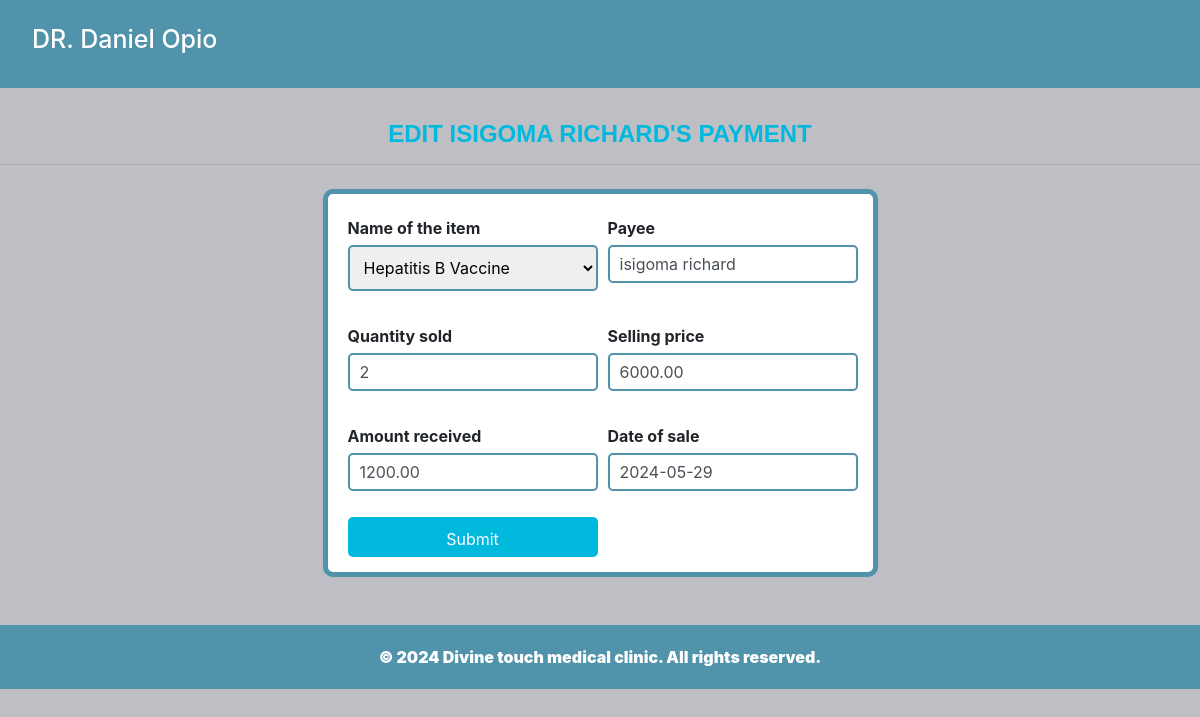
The page /itemedit/1/ on the database as committed earlier.
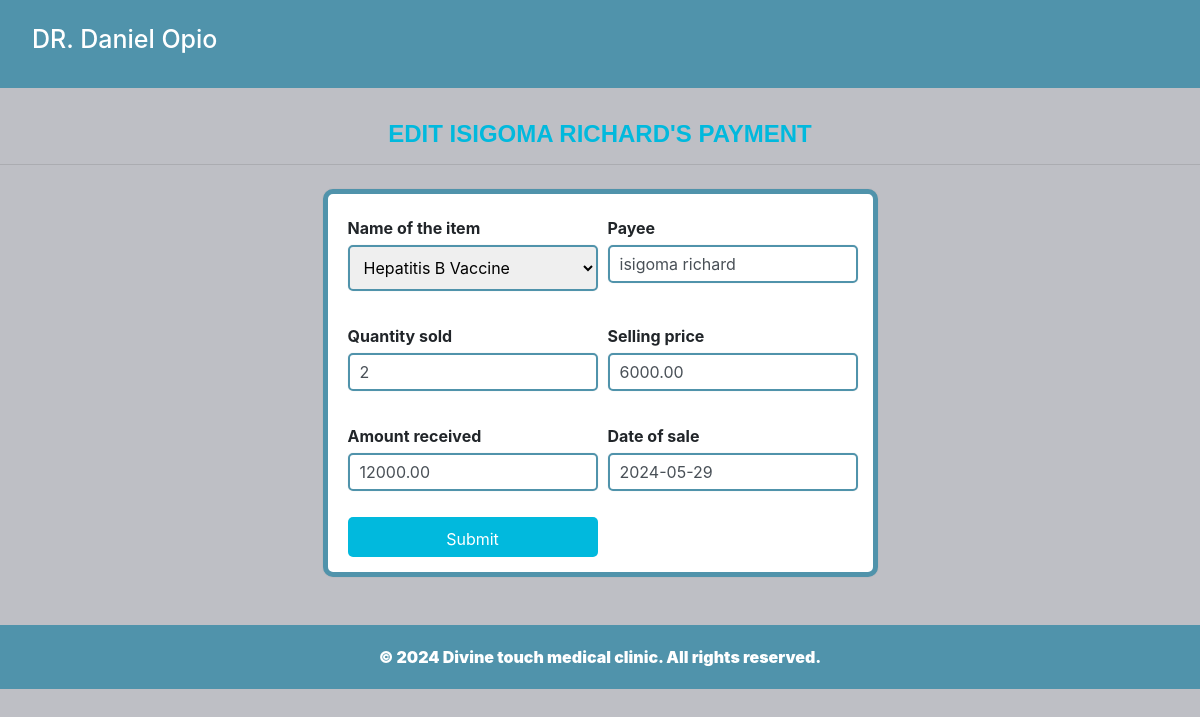
The same page on the database as committed later.
### pharmacyapp/models.py (models this page shows, shortened)
class Salerecord(models.Model):
    name_of_the_item = models.ForeignKey(Divine, on_delete=models.CASCADE ,blank=True)
    payee = models.CharField(max_length=100 , null=True,blank=True)
    quantity_sold = models.IntegerField(default=0, null=True, blank=True)
    Selling_price= models.DecimalField(max_digits=10, decimal_places=2, default=0, null=True, blank=True)
    amount_received = models.DecimalField(max_digits=10, decimal_places=2, default=0, null=True, blank=True)
    date_of_sale = models.DateField(default=timezone.now,null=True,blank=True)
    unit_price = models.DecimalField(max_digits=10, decimal_places=2, default=0, null=True, blank=True)
    amount_due = models.DecimalField(max_digits=10, decimal_places=2, default=0, null=True, blank=True)

### pharmacyapp/views.py (the view)
# urls.py: path('itemedit/<str:pk>/', views.itemedit, name='itemedit'),
def itemedit(request,pk):
    item =get_object_or_404(Salerecord, id=pk)
    if request.method == 'POST':
        form=Sellforms(request.POST,instance=item)
        if form.is_valid():
            form.save()
            print(form)
            return redirect('all_sales')
    else:
        form=Sellforms(instance=item)
    return render(request,'pharmacyapp/itemedit.html',{'form':form, 'item':item})

### pharmacyapp/forms.py
class Sellforms( forms.ModelForm):
    class Meta:
        model = Salerecord
        fields =['name_of_the_item','payee','quantity_sold', 'Selling_price','amount_received','date_of_sale']

### pharmacyapp/models.py (called while the page is built)
    def __str__(self):
        return self.item_name

### pharmacyapp/templates/pharmacyapp/itemedit.html (shortened to what this page needs)
{% extends 'pharmacyapp/base.html'%}
{% load crispy_forms_tags %}
{% load static %}
{% block content %}
<h4 style="text-transform:uppercase"> EDIT  {{item.payee }}'s Payment</h4><hr>
<div class="container">
    <form method="POST" class="sitter-form">
        {{ form | crispy }}
        <button type="submit" class="btn btn-primary" >Submit</button>
    </form>
</div>
{% endblock %}

Rows that differ between the two databases and show on the page:
changed Salerecord "ISIGOMA RICHARD": amount_received "1200.00" → "12000.00"
